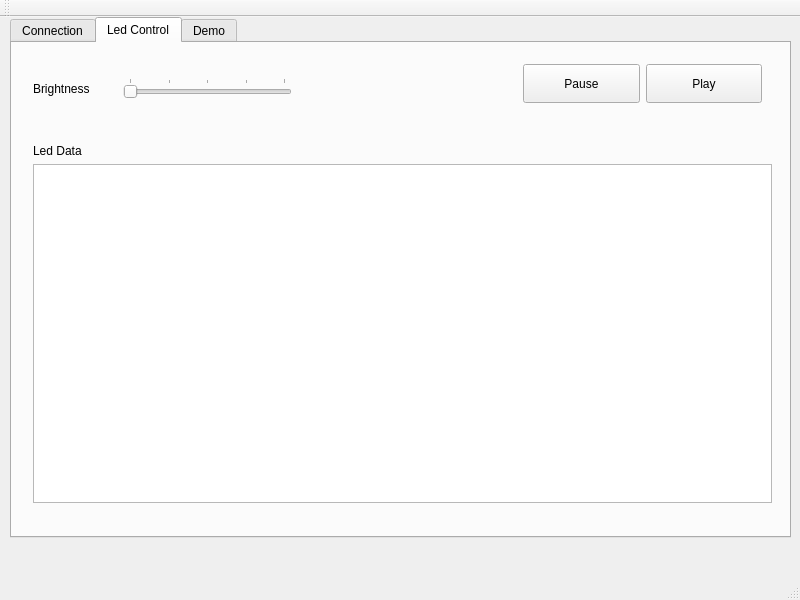
<?xml version="1.0" encoding="UTF-8"?>
<ui version="4.0">
 <class>MainWindow</class>
 <widget class="QMainWindow" name="MainWindow">
  <property name="geometry">
   <rect>
    <x>0</x>
    <y>0</y>
    <width>800</width>
    <height>600</height>
   </rect>
  </property>
  <property name="maximumSize">
   <size>
    <width>800</width>
    <height>600</height>
   </size>
  </property>
  <property name="windowTitle">
   <string>TabVision Tools</string>
  </property>
  <widget class="QWidget" name="centralWidget">
   <widget class="QTabWidget" name="tabWidget">
    <property name="geometry">
     <rect>
      <x>10</x>
      <y>0</y>
      <width>781</width>
      <height>521</height>
     </rect>
    </property>
    <property name="currentIndex">
     <number>1</number>
    </property>
    <widget class="QWidget" name="connectionTab">
     <attribute name="title">
      <string>Connection</string>
     </attribute>
     <widget class="QWidget" name="layoutWidget">
      <property name="geometry">
       <rect>
        <x>10</x>
        <y>20</y>
        <width>321</width>
        <height>51</height>
       </rect>
      </property>
      <layout class="QHBoxLayout" name="horizontalLayout_3" stretch="2,1">
       <item>
        <layout class="QHBoxLayout" name="horizontalLayout_2">
         <item>
          <widget class="QLabel" name="portLabel">
           <property name="text">
            <string>Port Name</string>
           </property>
          </widget>
         </item>
         <item>
          <widget class="QComboBox" name="portComboBox"/>
         </item>
        </layout>
       </item>
       <item>
        <widget class="QCheckBox" name="connectCheckBox">
         <property name="text">
          <string>Connect</string>
         </property>
        </widget>
       </item>
      </layout>
     </widget>
     <widget class="QGroupBox" name="groupBox">
      <property name="geometry">
       <rect>
        <x>20</x>
        <y>90</y>
        <width>311</width>
        <height>361</height>
       </rect>
      </property>
      <property name="title">
       <string>Connection Info</string>
      </property>
      <widget class="QWidget" name="layoutWidget">
       <property name="geometry">
        <rect>
         <x>10</x>
         <y>40</y>
         <width>281</width>
         <height>251</height>
        </rect>
       </property>
       <layout class="QVBoxLayout" name="verticalLayout_2">
        <item>
         <widget class="QLabel" name="onlineLabel">
          <property name="text">
           <string>TabVision OFFLINE</string>
          </property>
         </widget>
        </item>
        <item>
         <widget class="QLabel" name="txPackCounter">
          <property name="text">
           <string>txPacks: </string>
          </property>
         </widget>
        </item>
        <item>
         <widget class="QLabel" name="txByteCounter">
          <property name="text">
           <string>txBytes:</string>
          </property>
         </widget>
        </item>
        <item>
         <widget class="QLabel" name="rxPackCounter">
          <property name="text">
           <string>rxPacks: </string>
          </property>
         </widget>
        </item>
        <item>
         <widget class="QLabel" name="rxByteCounter">
          <property name="text">
           <string>rxBytes: </string>
          </property>
         </widget>
        </item>
        <item>
         <widget class="QLabel" name="errorCounter">
          <property name="text">
           <string>Errors: </string>
          </property>
         </widget>
        </item>
       </layout>
      </widget>
     </widget>
    </widget>
    <widget class="QWidget" name="ledControlTab">
     <attribute name="title">
      <string>Led Control</string>
     </attribute>
     <widget class="QWidget" name="layoutWidget">
      <property name="geometry">
       <rect>
        <x>10</x>
        <y>20</y>
        <width>281</width>
        <height>51</height>
       </rect>
      </property>
      <layout class="QHBoxLayout" name="horizontalLayout" stretch="1,2">
       <item>
        <widget class="QLabel" name="brightLabel">
         <property name="text">
          <string>Brightness</string>
         </property>
        </widget>
       </item>
       <item>
        <widget class="QSlider" name="brightSlider">
         <property name="minimum">
          <number>1</number>
         </property>
         <property name="maximum">
          <number>5</number>
         </property>
         <property name="pageStep">
          <number>1</number>
         </property>
         <property name="orientation">
          <enum>Qt::Horizontal</enum>
         </property>
         <property name="tickPosition">
          <enum>QSlider::TicksAbove</enum>
         </property>
         <property name="tickInterval">
          <number>1</number>
         </property>
        </widget>
       </item>
      </layout>
     </widget>
     <widget class="QWidget" name="layoutWidget">
      <property name="geometry">
       <rect>
        <x>10</x>
        <y>90</y>
        <width>761</width>
        <height>381</height>
       </rect>
      </property>
      <layout class="QVBoxLayout" name="verticalLayout">
       <item>
        <widget class="QLabel" name="ledLabel">
         <property name="text">
          <string>Led Data</string>
         </property>
        </widget>
       </item>
       <item>
        <widget class="QTableView" name="ledTableView">
         <property name="sizeAdjustPolicy">
          <enum>QAbstractScrollArea::AdjustToContents</enum>
         </property>
         <property name="editTriggers">
          <set>QAbstractItemView::AnyKeyPressed|QAbstractItemView::DoubleClicked|QAbstractItemView::EditKeyPressed</set>
         </property>
         <property name="alternatingRowColors">
          <bool>true</bool>
         </property>
        </widget>
       </item>
      </layout>
     </widget>
     <widget class="QWidget" name="layoutWidget">
      <property name="geometry">
       <rect>
        <x>500</x>
        <y>10</y>
        <width>261</width>
        <height>61</height>
       </rect>
      </property>
      <layout class="QHBoxLayout" name="horizontalLayout_4">
       <property name="sizeConstraint">
        <enum>QLayout::SetDefaultConstraint</enum>
       </property>
       <item>
        <widget class="QPushButton" name="pauseButton">
         <property name="sizePolicy">
          <sizepolicy hsizetype="Minimum" vsizetype="Minimum">
           <horstretch>0</horstretch>
           <verstretch>0</verstretch>
          </sizepolicy>
         </property>
         <property name="text">
          <string>Pause</string>
         </property>
        </widget>
       </item>
       <item>
        <widget class="QPushButton" name="playButton">
         <property name="sizePolicy">
          <sizepolicy hsizetype="Minimum" vsizetype="Minimum">
           <horstretch>0</horstretch>
           <verstretch>0</verstretch>
          </sizepolicy>
         </property>
         <property name="text">
          <string>Play</string>
         </property>
        </widget>
       </item>
      </layout>
     </widget>
    </widget>
    <widget class="QWidget" name="demoTab">
     <attribute name="title">
      <string>Demo</string>
     </attribute>
     <widget class="QWidget" name="layoutWidget">
      <property name="geometry">
       <rect>
        <x>10</x>
        <y>20</y>
        <width>201</width>
        <height>231</height>
       </rect>
      </property>
      <layout class="QVBoxLayout" name="verticalLayout_3">
       <item>
        <layout class="QHBoxLayout" name="horizontalLayout_5">
         <item>
          <widget class="QRadioButton" name="randomRadioButton">
           <property name="text">
            <string>Random</string>
           </property>
          </widget>
         </item>
         <item>
          <widget class="QSpinBox" name="randomSpinBox">
           <property name="suffix">
            <string> ms</string>
           </property>
           <property name="minimum">
            <number>10</number>
           </property>
           <property name="maximum">
            <number>100000</number>
           </property>
           <property name="value">
            <number>500</number>
           </property>
          </widget>
         </item>
        </layout>
       </item>
       <item>
        <layout class="QHBoxLayout" name="horizontalLayout_6">
         <item>
          <widget class="QRadioButton" name="stringRadioButton">
           <property name="text">
            <string>Strings</string>
           </property>
          </widget>
         </item>
         <item>
          <widget class="QSpinBox" name="stringSpinBox">
           <property name="suffix">
            <string> ms</string>
           </property>
           <property name="minimum">
            <number>10</number>
           </property>
           <property name="maximum">
            <number>100000</number>
           </property>
           <property name="value">
            <number>500</number>
           </property>
          </widget>
         </item>
        </layout>
       </item>
       <item>
        <layout class="QHBoxLayout" name="horizontalLayout_7">
         <item>
          <widget class="QRadioButton" name="fretRadioButton">
           <property name="text">
            <string>Frets</string>
           </property>
          </widget>
         </item>
         <item>
          <widget class="QSpinBox" name="fretSpinBox">
           <property name="suffix">
            <string> ms</string>
           </property>
           <property name="minimum">
            <number>10</number>
           </property>
           <property name="maximum">
            <number>100000</number>
           </property>
           <property name="value">
            <number>500</number>
           </property>
          </widget>
         </item>
        </layout>
       </item>
      </layout>
     </widget>
    </widget>
   </widget>
  </widget>
  <widget class="QMenuBar" name="menuBar">
   <property name="geometry">
    <rect>
     <x>0</x>
     <y>0</y>
     <width>800</width>
     <height>22</height>
    </rect>
   </property>
  </widget>
  <widget class="QToolBar" name="mainToolBar">
   <attribute name="toolBarArea">
    <enum>TopToolBarArea</enum>
   </attribute>
   <attribute name="toolBarBreak">
    <bool>false</bool>
   </attribute>
  </widget>
  <widget class="QStatusBar" name="statusBar"/>
 </widget>
 <layoutdefault spacing="6" margin="11"/>
 <resources/>
 <connections/>
</ui>
